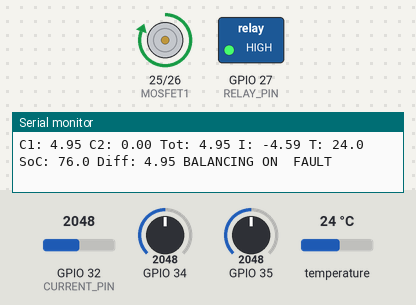
The sketch below on a simulated ESP32. Shown: motor-driver pin pairs drawn as motors (green arrow = first pin HIGH = forward, orange = second pin HIGH = backward, longer = more drive), switched loads named in the sketch (green lamp = pin HIGH), the last lines printed to the serial monitor. The inputs (shaded band) are chosen by the test bench; at power-on: GPIO 35 = 2048, GPIO 34 = 2048, GPIO 32 (CURRENT_PIN) = 2048, temperature 24 °C.

Above: at 1.8 s.
1.9 s: GPIO 35 set to 1277
4.1 s: GPIO 35 set to 1171
At 5.5 s:
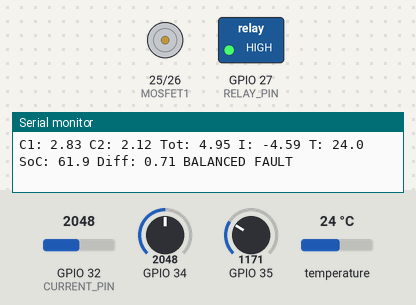
7.6 s: GPIO 34 set to 2650
10.5 s: GPIO 34 set to 2748
At 12.6 s:
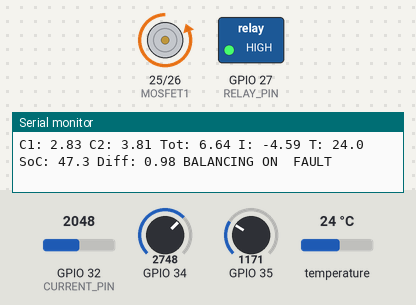
12.9 s: GPIO 34 set to 1228
At 15.0 s:
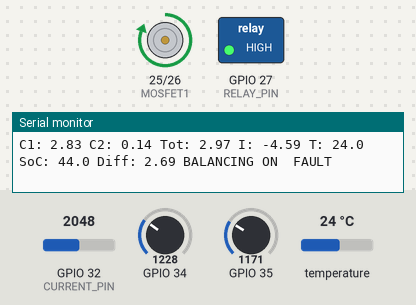
16.1 s: GPIO 34 set to 1934
19.0 s: GPIO 34 set to 2001
At 20.3 s:
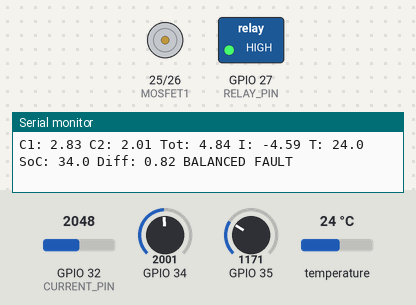
Timing chart, 0 to 22.0 s (numbered marks = the images above; inputs shaded):
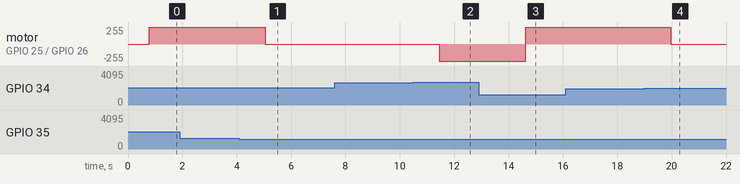

The sketch:

BMS_code.ino
```cpp
#include <OneWire.h>
#include <DallasTemperature.h>

// -------- PINS --------
#define VOLT_TOTAL 34
#define VOLT_CELL1 35
#define CURRENT_PIN 32
#define TEMP_PIN 33

#define MOSFET1 25
#define MOSFET2 26
#define RELAY_PIN 27

// -------- CONSTANTS --------
float ADC_REF = 3.3;
int ADC_RES = 4095;
float RATIO = 3.0;
float BALANCE_THRESHOLD = 0.9;

// Current sensor
float sensitivity = 0.185;
float offset = 2.5;

// -------- SOC VARIABLES --------
float soc = 80.0;
float capacity = 2.0;
unsigned long lastTime = 0;

// -------- TEMP --------
OneWire oneWire(TEMP_PIN);
DallasTemperature sensors(&oneWire);

// -------- FUNCTIONS --------
float readVoltage(int pin) {
  int adc = analogRead(pin);
  return ((adc * ADC_REF) / ADC_RES) * RATIO;
}

float readCurrent() {
  int adc = analogRead(CURRENT_PIN);
  float voltage = (adc * ADC_REF) / ADC_RES;
  return (voltage - offset) / sensitivity;
}

float readTemperature() {
  sensors.requestTemperatures();
  return sensors.getTempCByIndex(0);
}

// -------- SETUP --------
void setup() {
  Serial.begin(115200);

  pinMode(MOSFET1, OUTPUT);
  pinMode(MOSFET2, OUTPUT);
  pinMode(RELAY_PIN, OUTPUT);

  digitalWrite(RELAY_PIN, HIGH); // OFF initially (active LOW relay)

  sensors.begin();

  lastTime = millis();
}

// -------- LOOP --------
void loop() {

  // -------- READ VALUES --------
  float totalV = readVoltage(VOLT_TOTAL);
  float cell1 = readVoltage(VOLT_CELL1);
  float cell2 = totalV - cell1;

  float current = readCurrent();
  float temp = readTemperature();

  float diff = abs(cell1 - cell2);

  // -------- SOC CALCULATION --------
  unsigned long now = millis();
  float dt = (now - lastTime) / 3600000.0;
  lastTime = now;

  // Using raw current directly (no filter)
  if (current > 0) {
    soc = soc - (current * dt / capacity) * 100.0;
  }

  float soc_voltage = ((totalV - 6.0) / 2.4) * 100.0;
  soc_voltage = constrain(soc_voltage, 0, 100);

  soc = 0.95 * soc + 0.05 * soc_voltage;
  soc = constrain(soc, 0, 100);

  // -------- BALANCING --------
  bool balancing = false;

  if (cell1 > cell2 + BALANCE_THRESHOLD) {
    digitalWrite(MOSFET1, HIGH);
    digitalWrite(MOSFET2, LOW);
    balancing = true;
  }
  else if (cell2 > cell1 + BALANCE_THRESHOLD) {
    digitalWrite(MOSFET2, HIGH);
    digitalWrite(MOSFET1, LOW);
    balancing = true;
  }
  else {
    digitalWrite(MOSFET1, LOW);
    digitalWrite(MOSFET2, LOW);
  }

  // -------- PROTECTION --------
  bool fault = false;

  // Overvoltage (FIXED)
  if (cell1 > 4.2 || cell2 > 4.2) fault = true;

  // Undervoltage
  if (cell1 < 2.0 || cell2 < 2.0) fault = true;

  // Severe imbalance
  if (diff > 0.6) fault = true;

  // Temperature
  if (temp > 45) fault = true;

  // Overcurrent
  if (abs(current) > 1.0) fault = true;

  // Reverse current
  if (current < -0.1) fault = true;

  // -------- RELAY CONTROL --------
  if (fault) {
    digitalWrite(RELAY_PIN, HIGH);  // OFF
  } else {
    digitalWrite(RELAY_PIN, LOW);   // ON
  }

  // -------- SERIAL OUTPUT --------
  Serial.print("C1: "); Serial.print(cell1, 2);
  Serial.print(" C2: "); Serial.print(cell2, 2);
  Serial.print(" Tot: "); Serial.print(totalV, 2);
  Serial.print(" I: "); Serial.print(current, 2);
  Serial.print(" T: "); Serial.print(temp, 1);
  Serial.print(" SoC: "); Serial.print(soc, 1);

  Serial.print(" Diff: "); Serial.print(diff, 2);

  if (balancing) Serial.print(" BALANCING ON ");
  else Serial.print(" BALANCED");

  if (fault) Serial.println(" FAULT");
  else Serial.println(" NORMAL");

  delay(300);
}
```

Measured:
- the behaviour switches between 1211 and 1210 on GPIO 35 (found by bisection; images 0 and 1)
- the behaviour switches between 2714 and 2715 on GPIO 34 (found by bisection; images 1 and 2)
- the behaviour switches between 1969 and 1970 on GPIO 34 (found by bisection; images 3 and 4)
- after the input at 4.1 s, motor on GPIO 25 (MOSFET1) / GPIO 26 (MOSFET2): forward 255/255 → stopped after 0.95 s
- after the input at 10.5 s, motor on GPIO 25 (MOSFET1) / GPIO 26 (MOSFET2): stopped → backward 255/255 after 0.94 s
- after the input at 12.9 s, motor on GPIO 25 (MOSFET1) / GPIO 26 (MOSFET2): backward 255/255 → forward 255/255 after 1.7 s
- after the input at 19.0 s, motor on GPIO 25 (MOSFET1) / GPIO 26 (MOSFET2): forward 255/255 → stopped after 0.97 s
